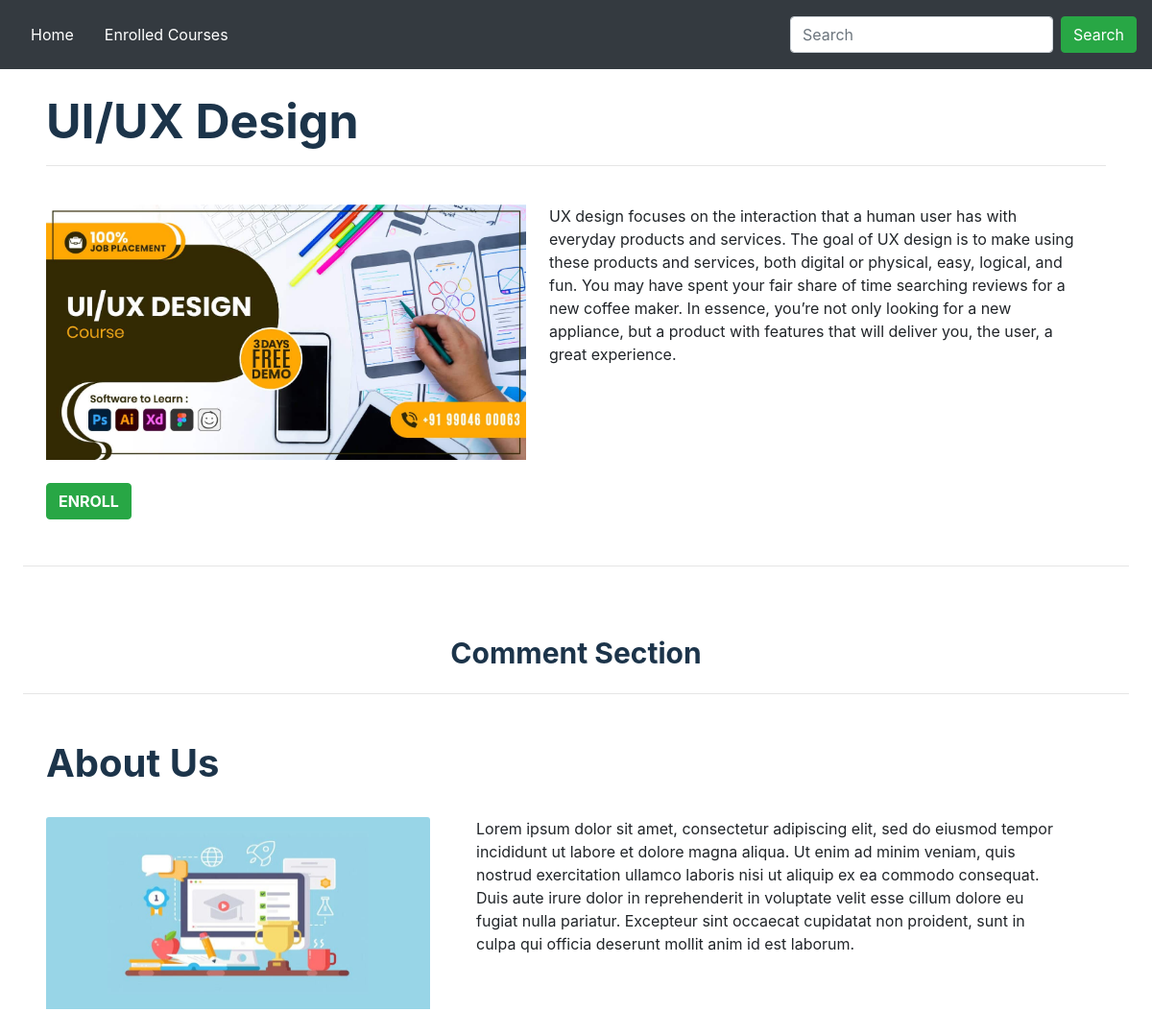
/course/15/ (signed in), run on an earlier commit of the app's database.
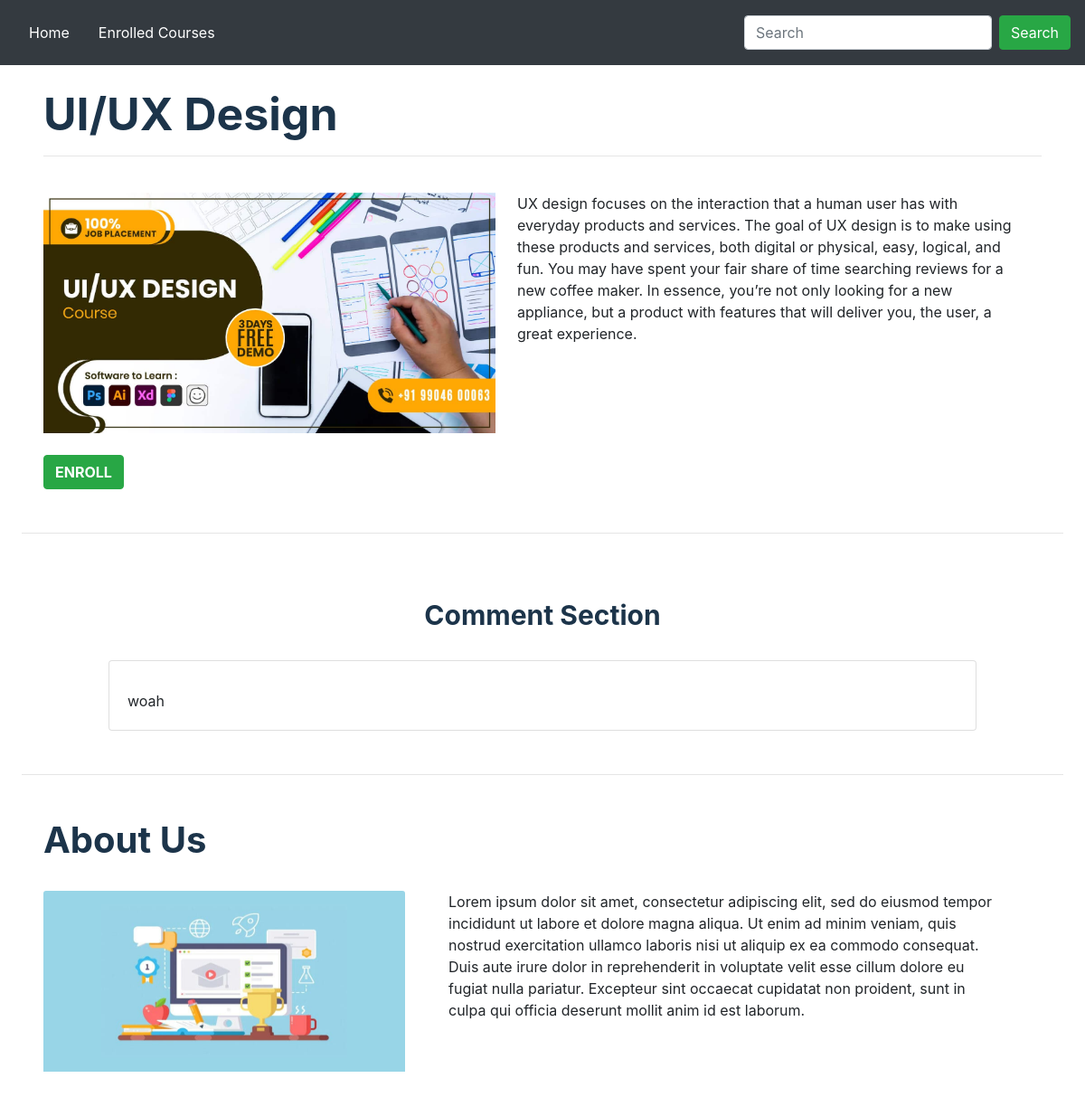
And on a later commit of the database.
### courses/models.py (models this page shows)
class Comment(models.Model):
    username = models.CharField(max_length=100,null=True)
    description = models.CharField(max_length=100,null=True)
    user = models.ForeignKey(CustomUser, on_delete=models.CASCADE, null=True)
    course = models.ForeignKey(Course, on_delete=models.CASCADE, null=True)

### courses/views.py (the view)
# urls.py: path('course/<int:pk>/', selected_course, name='selected_course'),
def selected_course(request,pk):
    course = Course.objects.get(pk=pk)
    user_id = request.user.id
    user_type = request.user.user_type
    comments = Comment.objects.filter(course_id=pk)
    try:
        enroll = Enrollment.objects.get(user_id=user_id,course_id=course.id)
        return render(request, 'pages/enrolled_course.html',{"course":course,"user_type":user_type,"comments":comments})
    except Enrollment.DoesNotExist:
        return render(request, 'pages/course.html',{"course":course,"user_type":user_type,"comments":comments})

### courses/templates/pages/course.html (shortened to what this page needs)
{% extends '../pages/index.html' %}
{% load static %}
{% block main_body %}
    <div class="course_container p-4 ml-4 mr-4">
        <h1 class="font-weight-bold" style="color: #1C344A  ;font-size:50px;">{{course.course_name}}</h1>
        <hr>
        <div class="d-flex justify-content-around pt-4">
            <img src="{{course.course_image.url}}" alt="{{course.course_image}}" width="500">
            <p class="pl-4 pr-4">{{course.description}}</p>
        </div>
        <a href="{% url 'user_enrollment' pk=course.pk %}" class="btn btn-success mt-4 font-weight-bold">ENROLL</a>
    </div>
{% endblock %}
{% block comment %}
    <hr class="m-4 p-4">
    <h1 class="font-weight-bold text-center" style="color: #1C344A  ;font-size:30px;">Comment Section</h1>
    {% for i in comments %}
        <div class="d-flex justify-content-center">
            <div class="card m-4" style="width: 60rem;">
                <div class="card-body">
                    <p class="card-text">{{i.description}}</p>
                </div>
            </div>
        </div>
    {% endfor %}
{% endblock %}

What changed in the data, as far as the page shows it:
added Comment: description "woah"
